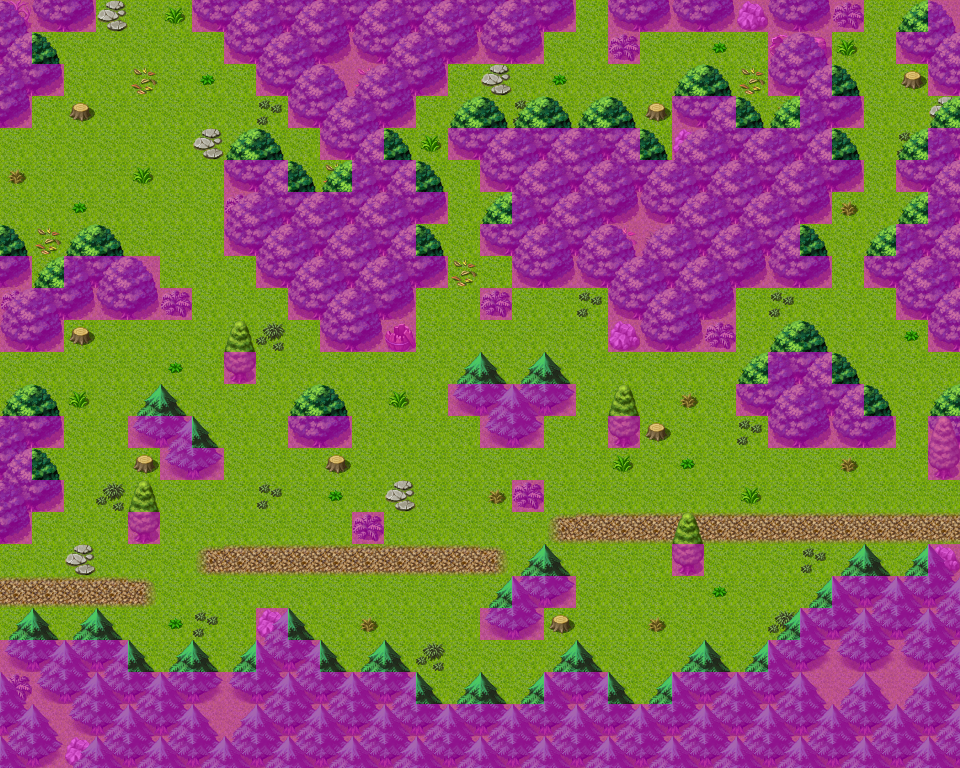

Tiled map render using the project's own tile images. Description and the map definition, with tile-layer contents summarised, below:
An orthogonal 30x24 tile map with 32x32 px tiles, 4 tile layers (Ground, Objects, Above, Walkable), 9 tilesets and 23 objects (9x mapchange, 9x spawn, 5x script).

<map version="1.0" orientation="orthogonal" width="30" height="24" tilewidth="32" tileheight="32">
    <properties>
        <property name="outdoors" value="1" />
    </properties>
    <tileset firstgid="1" name="map_6" tilewidth="32" tileheight="32">
        <image source="../drawable/map_6.png" />
    </tileset>
    <tileset firstgid="65" name="map_19" tilewidth="32" tileheight="32">
        <image source="../drawable/map_19.png" />
    </tileset>
    <tileset firstgid="129" name="map_4" tilewidth="32" tileheight="32">
        <image source="../drawable/map_4.png" />
    </tileset>
    <tileset firstgid="193" name="map_17" tilewidth="32" tileheight="32">
        <image source="../drawable/map_17.png" />
    </tileset>
    <tileset firstgid="257" name="map_3" tilewidth="32" tileheight="32">
        <image source="../drawable/map_3.png" />
    </tileset>
    <tileset firstgid="321" name="map_16" tilewidth="32" tileheight="32">
        <image source="../drawable/map_16.png" />
    </tileset>
    <tileset firstgid="385" name="map_7" tilewidth="32" tileheight="32">
        <image source="../drawable/map_7.png" />
    </tileset>
    <tileset firstgid="449" name="map_5" tilewidth="32" tileheight="32">
        <image source="../drawable/map_5.png" />
    </tileset>
    <tileset firstgid="513" name="map_2" tilewidth="32" tileheight="32">
        <image source="../drawable/map_2.png" />
    </tileset>
    <layer name="Ground" width="30" height="24">
        <data>[720 cells, 720 non-empty, 3 distinct tile ids]</data>
    </layer>
    <layer name="Objects" width="30" height="24">
        <data>[720 cells, 299 non-empty, 24 distinct tile ids]</data>
    </layer>
    <layer name="Above" width="30" height="24">
        <data>[720 cells, 111 non-empty, 5 distinct tile ids]</data>
    </layer>
    <layer name="Walkable" width="30" height="24">
        <data>[720 cells, 325 non-empty, 1 distinct tile ids]</data>
    </layer>
    <objectgroup name="Mapevents" visible="0">
        <object name="west" type="mapchange" x="2" y="548" width="32" height="96">
            <properties>
                <property name="map" value="wild6" />
                <property name="place" value="east" />
            </properties>
        </object>
        <object name="east" type="mapchange" x="928" y="480" width="32" height="64">
            <properties>
                <property name="map" value="wild10" />
                <property name="place" value="west" />
            </properties>
        </object>
        <object name="north3" type="mapchange" x="864" y="0" width="64" height="32">
            <properties>
                <property name="map" value="fallhaven_sw" />
                <property name="place" value="south2" />
            </properties>
        </object>
        <object name="west2" type="mapchange" x="0" y="352" width="32" height="64">
            <properties>
                <property name="map" value="wild6" />
                <property name="place" value="east2" />
            </properties>
        </object>
        <object name="west3" type="mapchange" x="0" y="128" width="32" height="128">
            <properties>
                <property name="map" value="wild6" />
                <property name="place" value="east3" />
            </properties>
        </object>
        <object name="east2" type="mapchange" x="928" y="352" width="32" height="64">
            <properties>
                <property name="map" value="wild10" />
                <property name="place" value="west2" />
            </properties>
        </object>
        <object name="east3" type="mapchange" x="928" y="96" width="32" height="32">
            <properties>
                <property name="map" value="wild10" />
                <property name="place" value="west3" />
            </properties>
        </object>
        <object name="north2" type="mapchange" x="576" y="0" width="32" height="32">
            <properties>
                <property name="map" value="gapfiller2" />
                <property name="place" value="south2" />
            </properties>
        </object>
        <object name="north1" type="mapchange" x="96" y="0" width="96" height="32">
            <properties>
                <property name="map" value="gapfiller2" />
                <property name="place" value="south1" />
            </properties>
        </object>
        <object name="fct_bandit1" type="script" x="64" y="480" width="864" height="160" />
        <object name="grownfood01" type="script" x="640" y="128" width="32" height="32" />
        <object name="grownfood02" type="script" x="640" y="32" width="32" height="32" />
        <object name="grownfood03" type="script" x="768" y="96" width="32" height="32" />
        <object name="chk_wild_berry" type="script" x="0" y="128" width="32" height="512" />
    </objectgroup>
    <objectgroup name="Spawn" visible="0">
        <object name="bandit1" type="spawn" x="64" y="512" width="832" height="96">
            <properties>
                <property name="spawngroup" value="bandit1" />
            </properties>
        </object>
        <object name="fallhaven_bandit" type="spawn" x="416" y="288" width="32" height="32">
            <properties>
                <property name="spawngroup" value="fallhaven_bandit" />
            </properties>
        </object>
        <object name="forestwasp2" type="spawn" x="160" y="352" width="736" height="352">
            <properties>
                <property name="quantity" value="3" />
                <property name="spawngroup" value="forestwasp2" />
            </properties>
        </object>
        <object name="forestwolf1" type="spawn" x="128" y="320" width="736" height="352">
            <properties>
                <property name="quantity" value="3" />
                <property name="spawngroup" value="forestwolf1" />
            </properties>
        </object>
        <object name="forestwolf1_1" type="spawn" x="416" y="64" width="352" height="224">
            <properties>
                <property name="quantity" value="2" />
                <property name="spawngroup" value="forestwolf1" />
            </properties>
        </object>
        <object name="forestant" type="spawn" x="800" y="64" width="96" height="224">
            <properties>
                <property name="spawngroup" value="forestant" />
            </properties>
        </object>
        <object name="forestwasp2_1" type="spawn" x="64" y="64" width="256" height="224">
            <properties>
                <property name="quantity" value="2" />
                <property name="spawngroup" value="forestwasp2" />
            </properties>
        </object>
        <object name="wild_berry" type="spawn" x="224" y="192" width="576" height="224">
            <properties>
                <property name="active" value="false" />
                <property name="quantity" value="3" />
                <property name="spawngroup" value="wild_berry" />
            </properties>
        </object>
        <object name="wild_berry2" type="spawn" x="96" y="640" width="736" height="64">
            <properties>
                <property name="active" value="false" />
                <property name="quantity" value="2" />
                <property name="spawngroup" value="wild_berry" />
            </properties>
        </object>
    </objectgroup>
    <objectgroup name="Keys" visible="0" />
</map>
